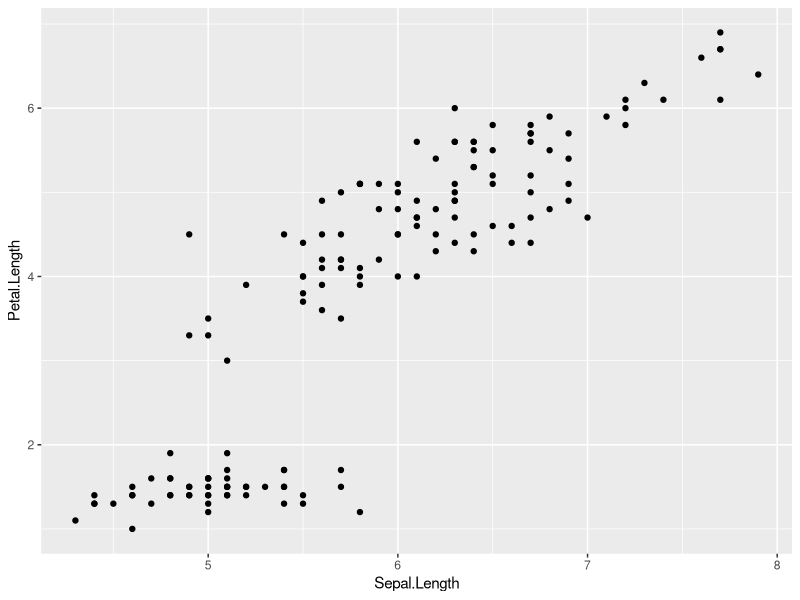
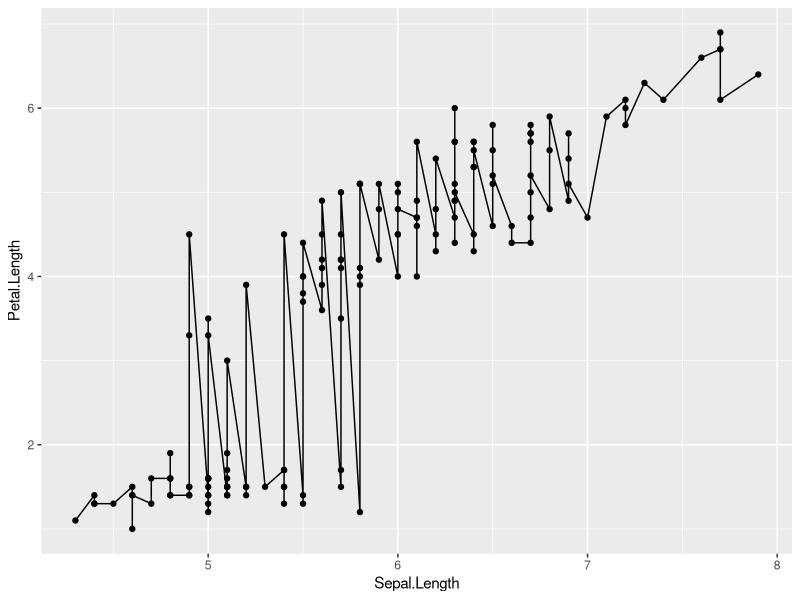
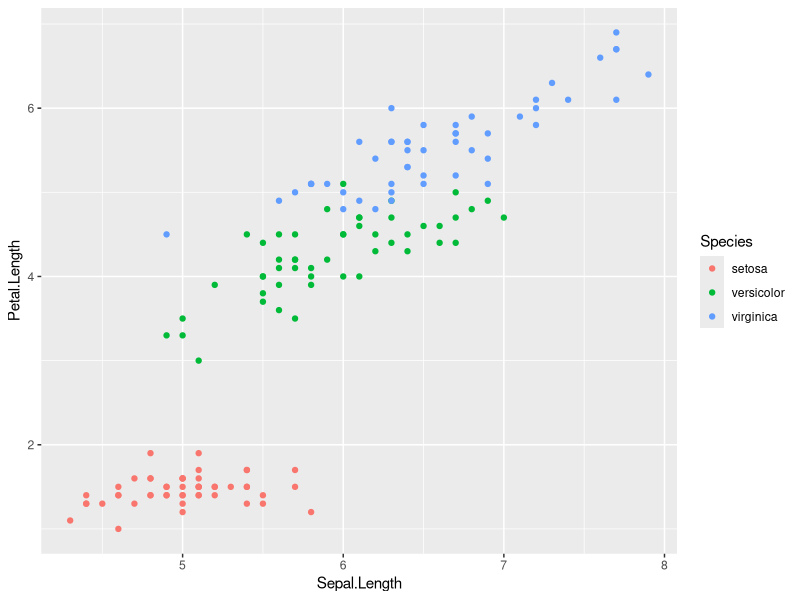
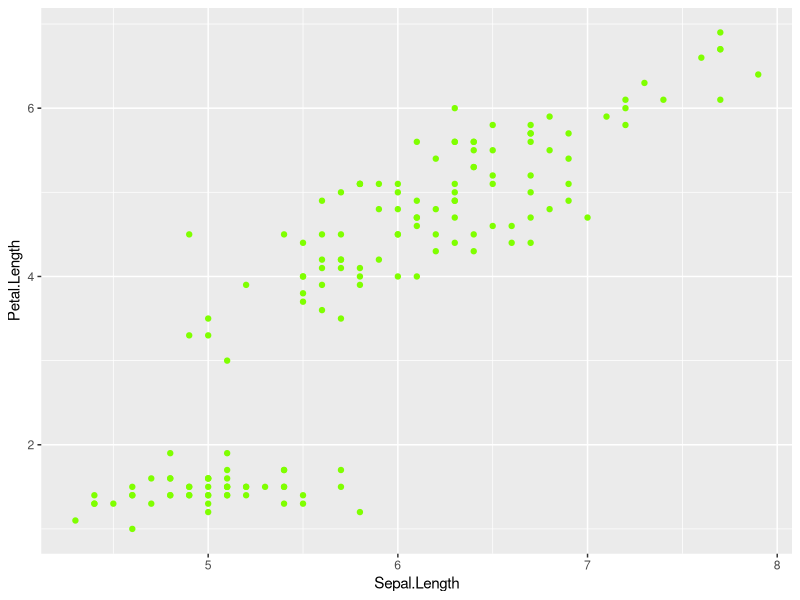
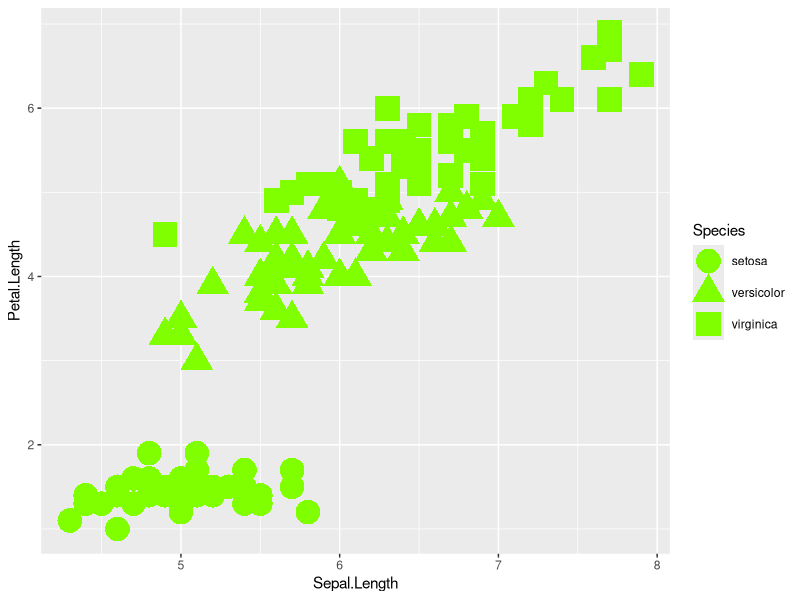
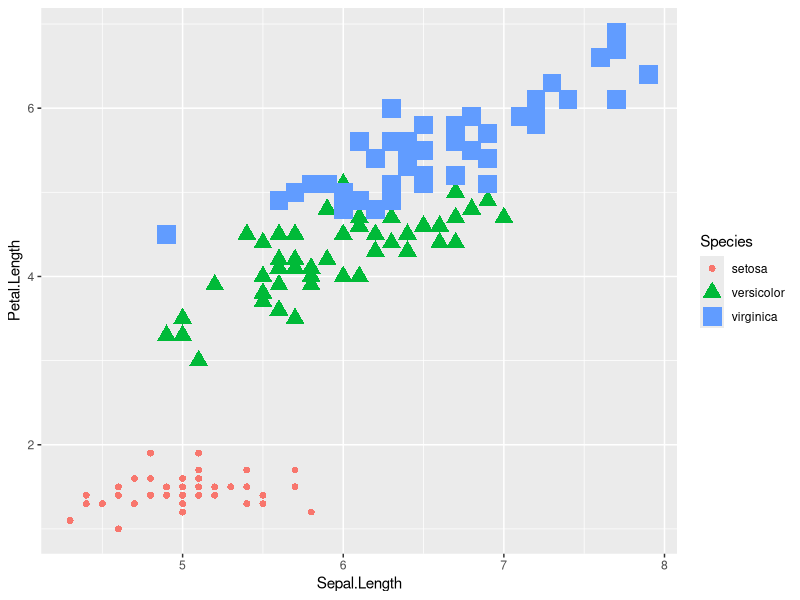
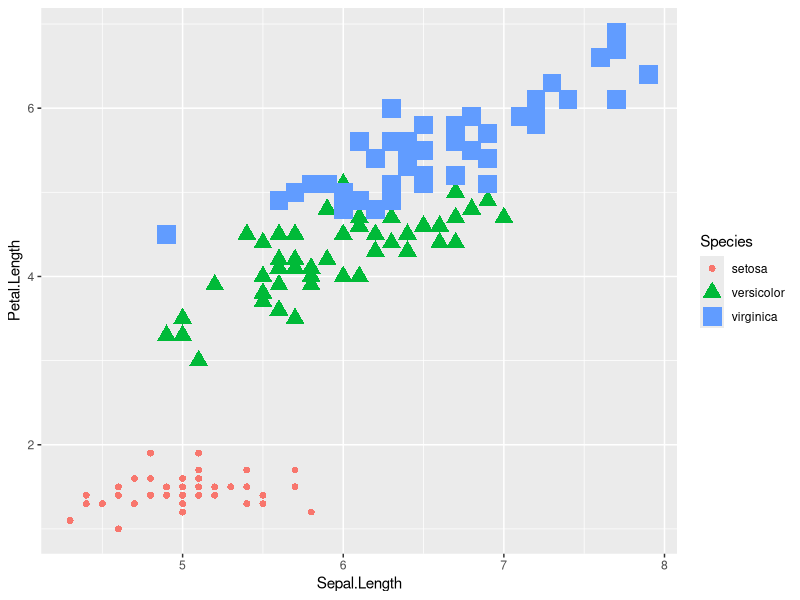
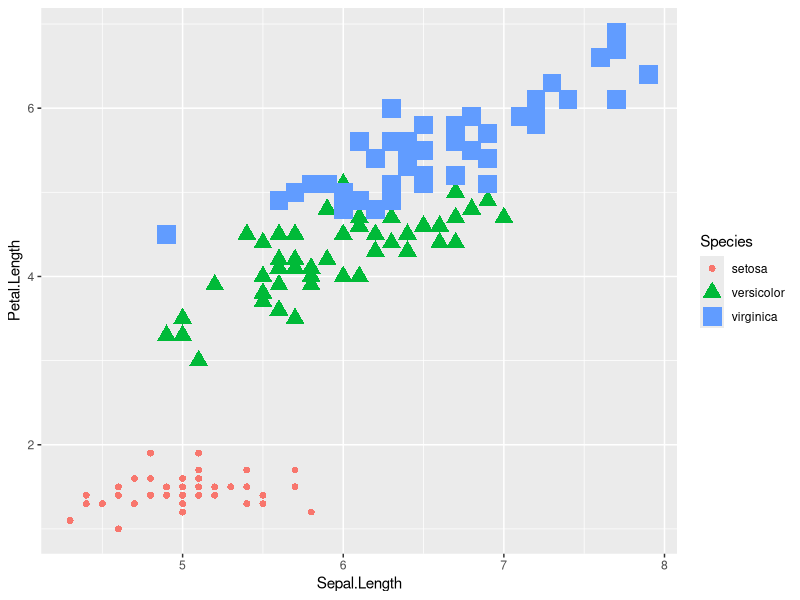

Here is the R script that generated these plots, in order:
#Week 3, part 2
#ggplot

#GGplot is an external package, so we need to install it first
install.packages("ggplot2")

#to use a package
library(ggplot2)


## A bit about ggplot's philosophy

#Grammar of graphics

#1. define the dataset that you want to visualize. In ggplot, this almost
#always works best with a data.frame

#2. Describe the relationship that you want to visualize.

#3. Define how we want to visualize all of this

#iris is a built in dataset
?iris
head(iris)


#lets make sure it's a dataframe
class(iris)
is.data.frame(iris)

names(iris)#get the headers
colnames(iris)

#First, lets make a simple scatterplot

ggplot(data=iris, aes(x=Sepal.Length,y=Petal.Length)) +
  geom_point()

#lets visualize (step 3) differently

ggplot(data=iris, aes(x=Sepal.Length,y=Petal.Length)) +
  geom_point() + 
  geom_line()

#let's colour the dots, based on species
ggplot(data=iris, aes(x=Sepal.Length,y=Petal.Length,colour = Species)) +
  geom_point()

#what is aes?
?aes

#what if we want all the data to be pink
ggplot(data=iris, aes(x=Sepal.Length,y=Petal.Length)) +
  geom_point(colour="chartreuse")

#what if we want the shape to be data-dependent
ggplot(data=iris, aes(x=Sepal.Length,y=Petal.Length,shape = Species)) +
  geom_point(colour="chartreuse",size = 8)

#make the same variable change multiple features
ggplot(data=iris, aes(x=Sepal.Length,y=Petal.Length,shape = Species,colour=Species,size=Species)) +
  geom_point()

#you can store ggplots as variables

MyPlot =  ggplot(data=iris, aes(x=Sepal.Length,y=Petal.Length,shape = Species,colour=Species,size=Species)) +
  geom_point()

print(MyPlot)
#MyPlot = MyPlot + geom_line()
print(MyPlot)

#so you want to make an image of your ggplot, use ggsave()
ggsave(filename = "myplot.pdf",MyPlot)


#lets explore some more features
?geom_smooth
MyPlot+geom_smooth(method = "lm")

#how can we do one regression for all the data
MyPlot =  ggplot(data=iris, aes(x=Sepal.Length,y=Petal.Length)) 

MyPlot+geom_point()+geom_smooth(method = "lm")


#more plotting options - my favorite kind of graph
ggplot(data=iris,aes(x=Sepal.Width))+geom_histogram()

#what if you'd rather show probability density than count
ggplot(data=iris,aes(x=Sepal.Width,y=..density..))+geom_histogram()


#there are a lot of options, use help
?geom_histogram
ggplot(data=iris,aes(x=Sepal.Width,y=..density..))+geom_histogram(binwidth=.1)

#one more example on histogram
ggplot(data=iris,aes(x=Sepal.Width,y=..density..))+
  geom_histogram(binwidth=.1)+
  labs(x="Sepal Width (cm)",title = "Fancy plot")+
  theme_bw()



#faceting
#makes multiple plots intelligently
ggplot(data=iris, aes(x=Sepal.Length,y=Petal.Length))+geom_point() 
#lets make multiple plots, by species
ggplot(data=iris, aes(x=Sepal.Length,y=Petal.Length))+
  geom_point()+
  facet_grid(Species ~ .)


#lets check out another dataset
library(reshape2)
?tips
head(tips)


plot = ggplot(data = tips, aes(x = total_bill, y = tip/total_bill))+
  geom_point()
print(plot)

plot+facet_grid(sex ~ day)

#look at just one, but present as a grid
plot+facet_wrap( ~ day)

#can we reorder days
#ggplot thinks in factors
factor(tips$day,levels = c(4,1,2,3))
?order

#how do you put each axis on it's own scale
plot+
  facet_grid(sex ~ day,scales = "free_y")

#reorder data frame by days
factor(tips$day, levels=c("Thur","Fri","Sat","Sun"))

#so to get ggplot to plot in a different order, you have to modify your dataset
newtips = tips
newtips$day = factor(tips$day, levels=c("Thur","Fri","Sat","Sun"))

ggplot(data = newtips, aes(x = total_bill, y = tip/total_bill))+
  geom_point()+facet_wrap( ~ day)



#let's make a simple bar plot.

bardata=data.frame(barHeight=c(3,7,5),labels=c("one","two","three"),blo=c(2,6.5,3),bhi=c(4,7.41,5.5))
#make a barplot

ggplot(bardata,aes(x=barHeight))+geom_bar()
ggplot(bardata,aes(x=labels,y=barHeight))+geom_bar(stat='identity',fill="magenta")


#repeat with numeric labels
bardata=data.frame(barHeight=c(3,7,5),labels=c(1,2,3),blo=c(2,6.5,3),bhi=c(4,7.41,5.5))
ggplot(bardata,aes(x=labels,y=barHeight))+geom_bar(stat='identity',fill="magenta")

#add error bars
ggplot(bardata,aes(x=labels,y=barHeight))+
  geom_bar(stat='identity',fill="magenta")+
  geom_errorbar(aes(ymin=blo,ymax=bhi))

#add static error bars
ggplot(bardata,aes(x=labels,y=barHeight))+
  geom_bar(stat='identity',fill="magenta")+
  geom_errorbar(ymin=1,ymax=7.5)







